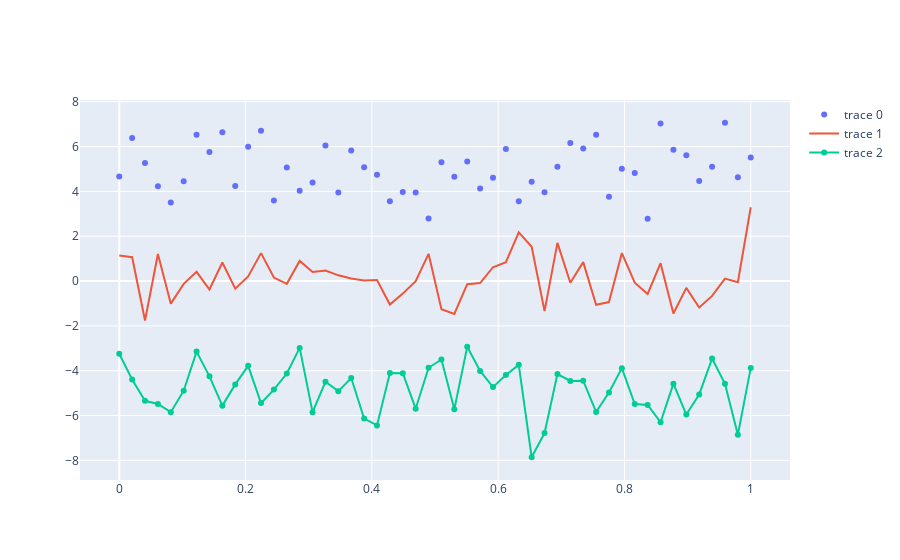

Notebook code cell kept with this figure:
### Code cell
data = [trace0, trace1, trace2]
offline.iplot(data)
